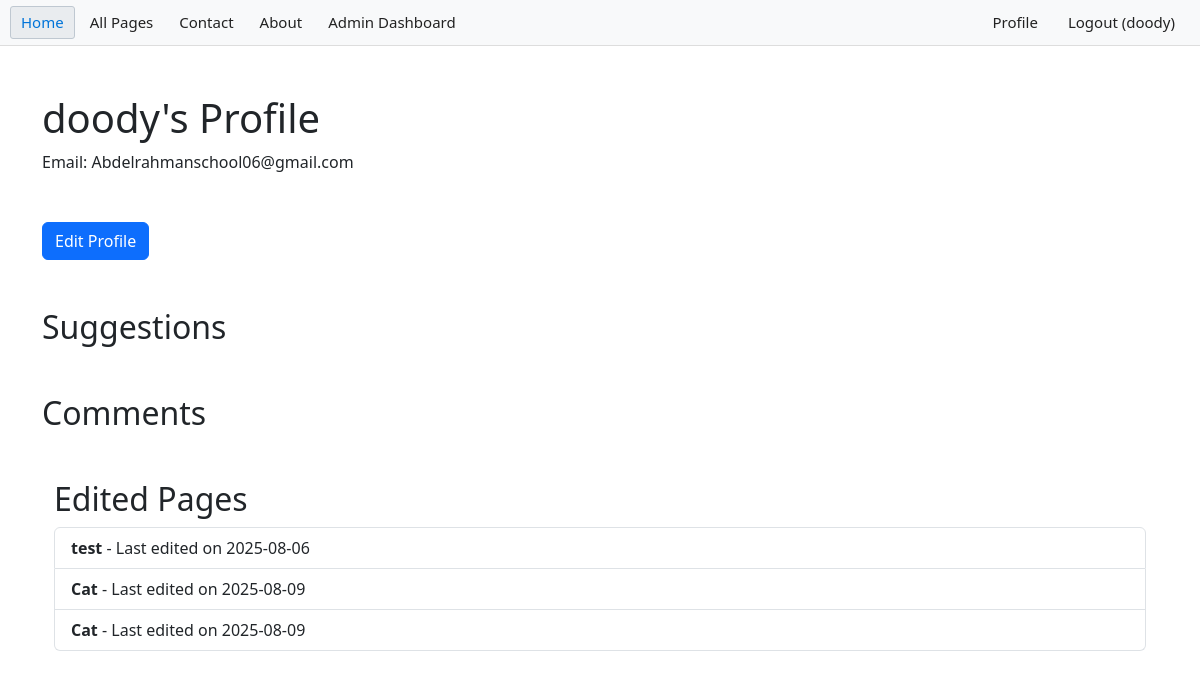
/profile/doody (signed in), run on an earlier commit of the app's database.
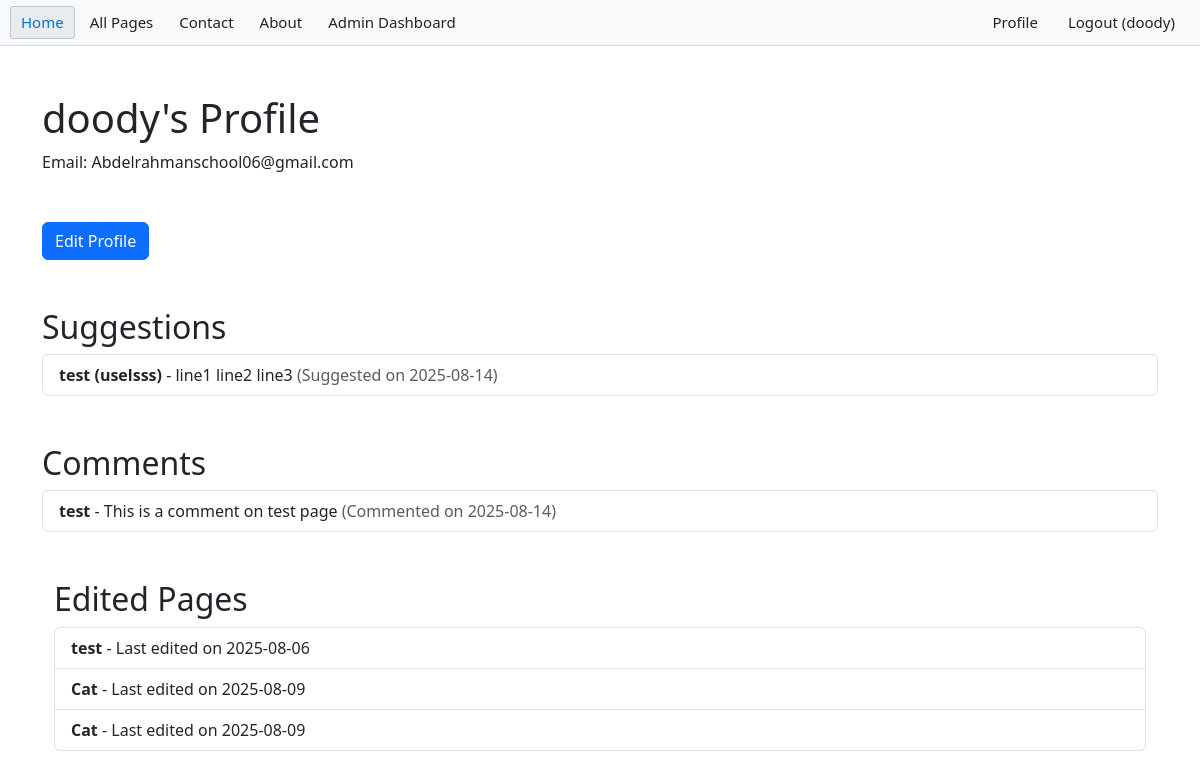
And on a later commit of the database.
### app/models.py (models this page shows, shortened)
class PageVersion(db.Model):
    id = db.Column(db.Integer, primary_key=True)
    page_id = db.Column(db.Integer, db.ForeignKey('page.id'), nullable=False)
    page = db.relationship('Page', backref=db.backref('versions', lazy=True))
    title = db.Column(db.String(200), nullable=False)
    content = db.Column(db.Text, nullable=False)
    created_at = db.Column(db.DateTime, server_default=db.func.now())
    author_id = db.Column(db.Integer, db.ForeignKey('user.id'), nullable=False)
    author = db.relationship('User', backref=db.backref('page_versions', lazy=True))

class Suggestion(db.Model):
    id = db.Column(db.Integer, primary_key=True)
    page_id = db.Column(db.Integer, db.ForeignKey('page.id'), nullable=False)
    title = db.Column(db.String(200), nullable=False)
    content = db.Column(db.Text, nullable=False)
    created_at = db.Column(db.DateTime, server_default=db.func.now())
    page = db.relationship('Page', backref=db.backref('suggestions', lazy=True))
    suggested_by_id = db.Column(db.Integer, db.ForeignKey('user.id'), nullable=False)
    suggested_by = db.relationship('User', backref=db.backref('suggestions', lazy=True))

class Comment(db.Model):
    id = db.Column(db.Integer, primary_key=True)
    page_id = db.Column(db.Integer, db.ForeignKey('page.id'), nullable=False)
    page = db.relationship('Page', backref=db.backref('comments', lazy=True))
    content = db.Column(db.Text, nullable=False)
    created_at = db.Column(db.DateTime, server_default=db.func.now())
    author_id = db.Column(db.Integer, db.ForeignKey('user.id'), nullable=False)
    author = db.relationship('User', backref=db.backref('comments', lazy=True))

class Page(db.Model):
    id = db.Column(db.Integer, primary_key=True)
    title = db.Column(db.String(200), nullable=False)
    content = db.Column(db.Text, nullable=False)
    slug = db.Column(db.String(200), unique=True, nullable=False)
    created_at = db.Column(db.DateTime, server_default=db.func.now())
    updated_at = db.Column(db.DateTime, server_default=db.func.now(), onupdate=db.func.now())
    author_id = db.Column(db.Integer, db.ForeignKey('user.id'), nullable=False)
    author = db.relationship('User', backref=db.backref('pages', lazy=True))

### app/routes/user.py (the view)
@bp.route('/profile/<username>')
@login_required
def profile(username):
    from app.models import Suggestion, Comment, PageVersion
    user_id = User.query.filter_by(username=username).first_or_404().id
    user = User.query.get(user_id)
    user_suggestions = Suggestion.query.filter_by(suggested_by_id=user_id).all()
    user_comments = Comment.query.filter_by(author_id=user_id).all()
    if user.is_admin:
        edited_pages = PageVersion.query.filter_by(author_id=user_id).all()
    return render_template('profile.html', user=current_user, suggestions=user_suggestions, comments=user_comments, edited_pages=edited_pages)

### app/__init__.py (called while the page is built)
def create_app():
    app = Flask(__name__)
    app.config.from_object('config.Config')
    csrf = CSRFProtect(app)
    db.init_app(app)
    login_manager.init_app(app)
    migrate.init_app(app, db)
    cache.init_app(app)
    app.config['CACHE_TYPE'] = 'simple'
    from app import models  # Import models to register them with SQLAlchemy
    @login_manager.user_loader
    def load_user(user_id):
        from app.models import User
        return User.query.get(int(user_id))
    load_user.__name__ = 'load_user'
    from app.routes import register_blueprints
    register_blueprints(app)
    return app

### app/templates/profile.html (shortened to what this page needs)
{% extends 'base.html' %}
{% block content %}
<div class="container mt-5">
    <h1>{{ user.username }}'s Profile</h1>
    <p>Email: {{ user.email }}</p>
</div>
<div class="container mt-5">
    <a href="{{ url_for('auth.edit_profile') }}" class="btn btn-primary">Edit Profile</a>
</div>
<div class="container mt-5">
    <h2>Suggestions</h2>
    {% if suggestions %}
        <ul class="list-group">
            {% for suggestion in suggestions %}
                <li class="list-group-item">
                    <strong>{{ suggestion.title }}</strong> - {{ suggestion.content }}
                    <span class="text-muted"> (Suggested on {{ suggestion.created_at.strftime('%Y-%m-%d') }})</span>
                </li>
            {% endfor %}
        </ul>
        {% endif %}
        </div>
<div class="container mt-5">
    <h2>Comments</h2>
    {% if comments %}
        <ul class="list-group">
            {% for comment in comments %}
                <li class="list-group-item">
                    <strong>{{ comment.page.title }}</strong> - {{ comment.content }}
                    <span class="text-muted"> (Commented on {{ comment.created_at.strftime('%Y-%m-%d') }})</span>
                </li>
                {% endfor %}
        </ul>
    {% endif %}
<div class="container mt-5">
    <h2>Edited Pages</h2>
    {% if edited_pages %}
        <ul class="list-group">
            {% for page in edited_pages %}
                <li class="list-group-item">
                    <strong>{{ page.title }}</strong> - Last edited on {{ page.created_at.strftime('%Y-%m-%d') }}
                    </li>
            {% endfor %}
        </ul>
        {% endif %}
{% endblock %}

What changed in the data, as far as the page shows it:
added Suggestion: title "test (uselsss)", content "line1 line2 line3", created_at "2025-08-14"
added Comment: page "test", content "This is a comment on test page", created_at "2025-08-14"
